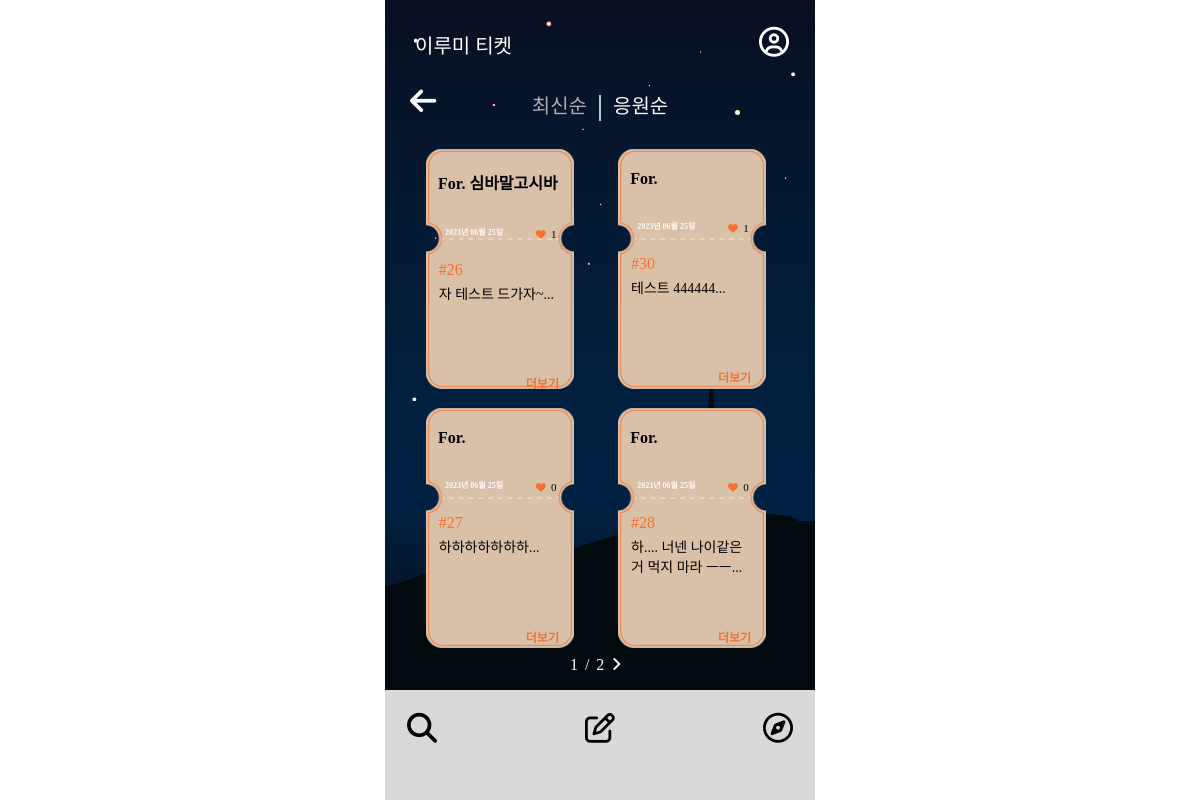
The page /ticketlistpop/ on the database as committed earlier.
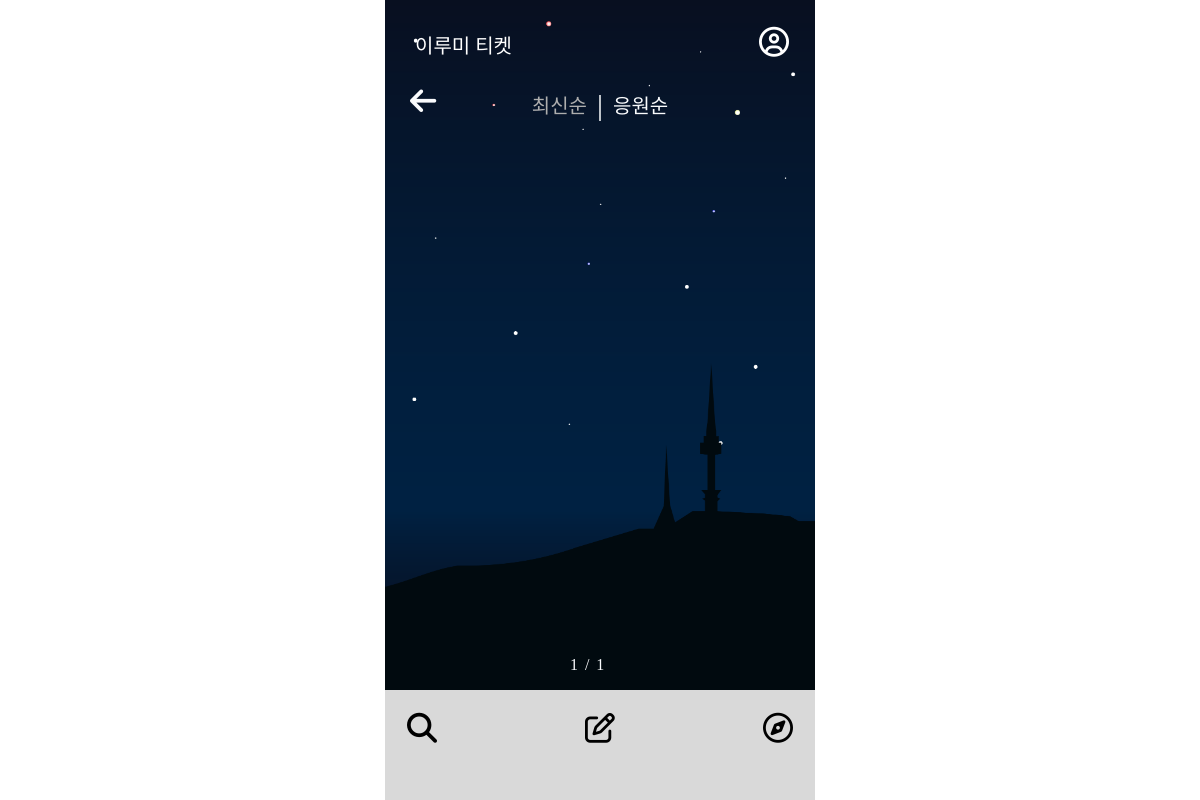
The same page on the database as committed later.
### mainpage/models.py (models this page shows, shortened)
class Ticket(models.Model):
    writer = models.ForeignKey(User, null=False, blank=False, on_delete=models.CASCADE)
    pub_date = models.DateTimeField()
    body = models.TextField()
    like = models.ManyToManyField(User, related_name='likes', blank=True)
    like_count = models.PositiveIntegerField(default=0)
    report_count = models.PositiveIntegerField(default=0)
    def summary(self):
        return self.body[:40]

### accounts/models.py (models this page shows)
class Profile(models.Model):
    user = models.OneToOneField(User, on_delete=models.CASCADE)
    nickname = models.TextField(max_length=10)

### mainpage/views.py (the view)
# urls.py: path('ticketlistpop/', ticketlistpop, name="ticketlistpop"),
def ticketlistpop(request):
    ticket_list = Ticket.objects.order_by('-like_count')
    paginator = Paginator(ticket_list, 4)
    page = request.GET.get('page')
    tickets = paginator.get_page(page)
    return render(request, 'mainpage/ticketlistpop.html', {'tickets':tickets})

### mainpage/templates/mainpage/ticketlistpop.html (shortened to what this page needs)
{% extends 'base.html' %}
{% block content %}
        <head>
            <link rel="stylesheet" href="/static/css/ticketlistnew.css">
        </head>
<body>
<div class="wallpaper">
    <section class="first">
        <div class="backk">
            <a class="back" href="{% url 'mainpage:mainpage' %}"><i class="fa-solid fa-arrow-left" style="color: #FAFBFD;"></i></a>
        </div>
        <div class="buttons">
        <a class="recently2" href="{% url 'mainpage:ticketlistnew' %}">최신순</a>
        <span class="stick">|</span>
        <a class="active2" href="{% url 'mainpage:ticketlistpop' %}">응원순</a>
        </div>
    </section>
    <div class="container">
        <div class="card_container">
        {% for ticket in tickets %}
            <div class="card">
                <div class="card-body">
                    <h4 class="card-subtitle mb-2 text-muted card-nickname">For. {{ticket.writer.profile.nickname}}</h4>
                    <h4 class="date">{{ ticket.pub_date|date:"Y년 m월 d일" }}</h4>
                    <h4 class="like"><i class="fa-solid fa-heart" style="color: #f8702c;"></i><a class="like_count">{{ticket.like_count}}</a></h4>
                    <h4 class="number"> #{{ticket.id}} </h4>
                    <h4 class="card-text">{{ticket.summary}}... </h4>
                    <a href="{%url 'mainpage:detail' ticket.id %}" class="more">더보기</a>
                </div>
            </div>
        {% endfor %}
        <div class="order">
            <span>{{tickets.number}}</span>
            <span class="stand">/</span>
            <span>{{tickets.paginator.num_pages}}</span>
            {%if tickets.has_next %}
            <a href="?page={{tickets.next_page_number}}"><i class="fa-solid fa-angle-right" style="color: #FAFBFD;"></i></a>
            {% endif %}
        </div>
        </div>
</div>
<div>
    <nav class="footer-container">
        <ul class="icons">
            <li><a href="{% url 'mainpage:ticketlistnew' %}"><i class="fa-solid fa-magnifying-glass" style="color: #000000;"></i></a></li>
            <li><a href="{% url 'mainpage:new' %}"><i class="fa-regular fa-pen-to-square" style="color: #000000;"></i></a></li>
            <li><a href="{% url 'qnapage:qnalistrecent' %}"><i class="fa-regular fa-compass" style="color: #000000;"></i></a></li>
        </ul>
    </nav>
</div>
</div>
</body>
{% endblock %}

### Lumiticket/templates/base.html (shortened to what this page needs)
<!DOCTYPE html>
<html lang="en">
<head>
    <link rel="stylesheet" href="/static/css/base.css">
</head>
<body>
    <div class="wallpaper">
        <nav class="nav-container">
            <ul class="logo">
                <li><a href="{% url 'mainpage:mainpage' %}">이루미 티켓</a></li>
            </ul>
            <a href = "{% url 'mypage:mypage' %}">
                <ul class="icon">
                    <li><a href = "{% url 'mypage:mypage' %}"><i class="fa-regular fa-circle-user" style="color: #ffffff;"></i></a></li>
                </ul>
        </nav>
{% block content%}
{% endblock %}
</div>
</body>
</html>

### Lumiticket/static/css/base.css (style rules this page uses)
body { display: flex; justify-content: center; align-items: center; width: 100vw; height: 100vh; margin: 0%; }
.wallpaper { position: relative; max-width: 430px; width: 100%; height: 100vh; background-size: cover; background-image: url('image/배경.png'); background-repeat: no-repeat; }
.nav-container { position: absolute; top: 0; left: 0; right: 0; display: flex; justify-content: space-between; align-items: center; background-color: rgba(0, 0, 0, 0); list-style-type: none; z-index: 1000; }
.logo { cursor: pointer; display: flex; justify-content: space-between; align-items: center; list-style-type: none; text-decoration: none; margin: 30px; padding: 0; }
.logo a { text-decoration: none; color: white; text-align: center; font-size: 20px; font-family:'Tenada'; }
.icon { cursor: pointer; display: flex; justify-content: space-between; align-items: center; list-style-type: none; text-decoration: none; margin-right: 20px; }
.icon i { font-size: 30px; width: 36px; height: 36px; }
.footer-container { position: absolute; bottom: 0; left: 0; right: 0; margin: 0; padding: 10px; background-color:#D9D9D9; list-style-type: none; height: 90px; }
.icons { list-style: none; display: flex; margin: 0; padding-left: 0; justify-content: space-between; font-size: 30px; }
.icons li { padding: 12px; margin: 0; justify-content: space-between; }

### Lumiticket/static/css/ticketlistnew.css (style rules this page uses)
.wallpaper { max-width: 430px; width: 100%; height: 100vh; background-size: cover; background-image: url('image/bgimage.png'); background-repeat: no-repeat; overflow: hidden; background-position: center; position: absolute; top: 50%; left: 50%; transform: translate(-50%, -50%); }
.backk { display: flex; position: absolute; justify-content: flex-start; font-size: 30px; list-style-type: none; text-decoration: none; margin-left: 25px; margin-top: 85px; z-index: 10000; }
.buttons { display: flex; align-items: center; position: fixed; top: 80px; list-style-type: none; text-decoration: none; justify-content: center; width:100%; }
.recently2 { color:#AEAEAE; font-size: 20px; list-style-type: none; text-decoration: none; font-family: 'DONGGUK UNIVERSITY'; margin: 10px; }
.stick { color: #FAFBFD; font-size: 30px; }
.active2 { color:#FAFBFD; font-size: 20px; list-style-type: none; text-decoration: none; font-family: 'DONGGUK UNIVERSITY'; margin: 10px; }
.order { color: #FAFBFD; display: flex; justify-content: center; font-family: 'DONGGUK UNIVERSITY'; top: 82%; position: fixed; left:43%; }
.stand { margin-right: 7px; margin-left: 7px; }
.card_container { display: flex; flex-direction: row; margin-top: calc(30% + 20px); justify-content: center; flex-wrap: wrap; max-height: calc(100vh - 300px); overflow-y: auto; padding-bottom: 50px; align-content: flex-start; }
.container { height: calc(100vh - 110px); }
section.first { overflow: hidden; position: fixed; width: 100%; height: 20%; }

Rows that differ between the two databases and show on the page:
removed Ticket: writer.profile.nickname "심바말고시바", pub_date "2023년 06월 25일", like_count "1", id "26", summary "자 테스트 드가자~"
removed Ticket: pub_date "2023년 06월 25일", like_count "1", id "30", summary "테스트 444444"
removed Ticket: pub_date "2023년 06월 25일", like_count "0", id "27", summary "하하하하하하하"
removed Ticket: pub_date "2023년 06월 25일", like_count "0", id "28", summary "하.... 너넨 나이같은 거 먹지 마라 ㅡㅡ"
Other text that changed with them:
{{ tickets.paginator.num_pages }}: "2" → "1"
